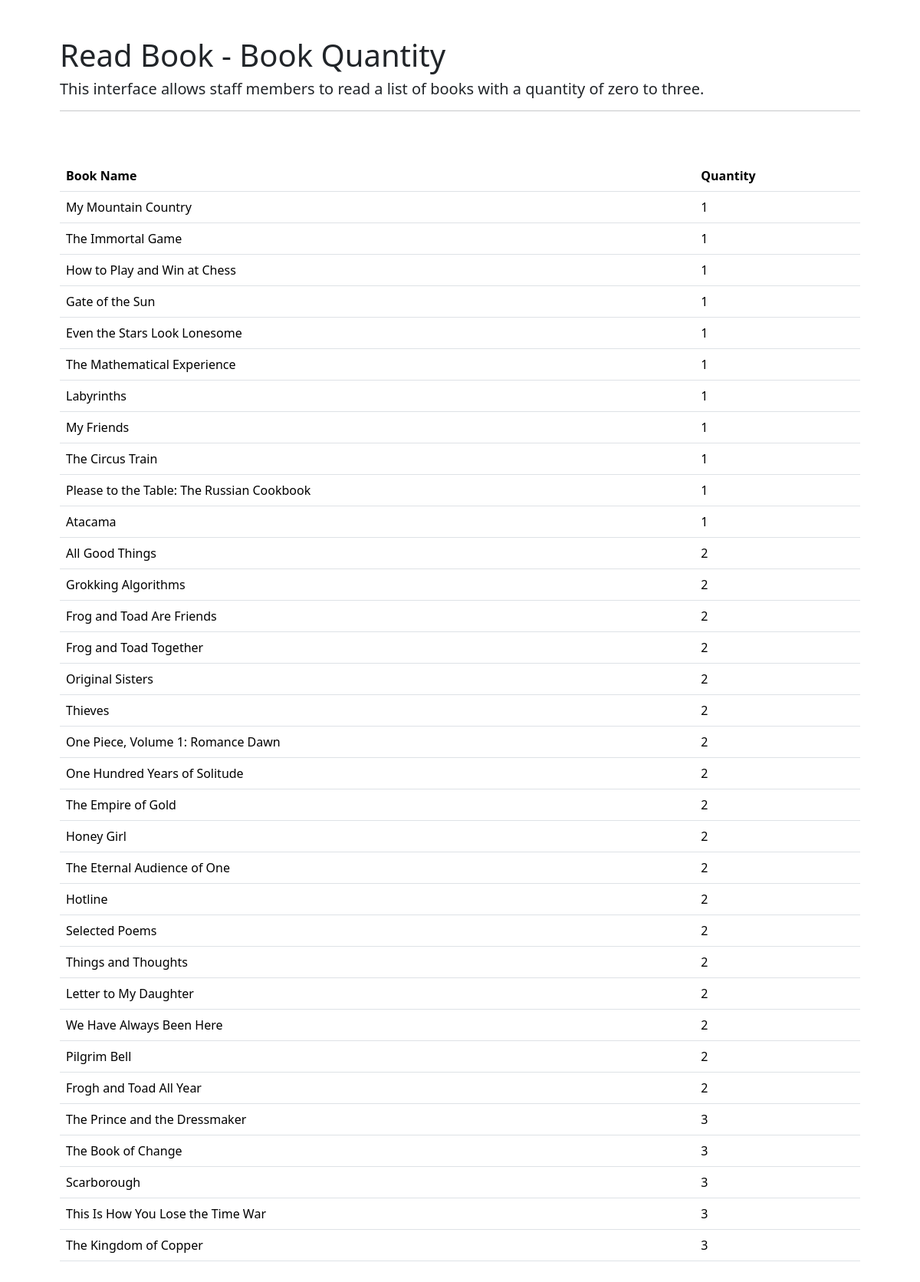
The page /final_project/additional/bookstore_count.php on the database its author committed.
### tables this page shows
CREATE TABLE book (
  book_id INT NOT NULL,
  book_name VARCHAR(200) NOT NULL,
  book_quantity INT,
  book_price DOUBLE,
  book_isbn VARCHAR(15),
  book_pub_date DATE,
  PRIMARY KEY (book_id)
);

### final_project/additional/bookstore_count.php (the view, shortened to what this page needs)
<?php
require_once '../connect.php';
$q1 = "SELECT book_name, book_quantity FROM book
HAVING book_quantity < 4
ORDER BY book_quantity";
$stmt = $conn->prepare($q1);
$stmt->execute($i);
?>
<!DOCTYPE HTML>
<html>
    <head>
         <link href="https://cdn.jsdelivr.net/npm/bootstrap@5.3.8/dist/css/bootstrap.min.css" rel="stylesheet">
    </head>
    <body>
    <div class="container p-5">
        <h1>Read Book - Book Quantity</h1>
        <h5>This interface allows staff members to read a list of books with a quantity of zero to three.</h5>
        <hr/>
        <br><br>
        <table class="table">
                <thead>
                    <tr>
                    <th>Book Name</th>
                    <th>Quantity</th>
                    </tr>
                </thead>
                <tbody>
                <?php
                    while($book = $stmt->fetch(PDO::FETCH_ASSOC)) { ?>
                    <tr>
                        <td><?php echo $book["book_name"];?></td>
                        <td><?php echo $book["book_quantity"];?></td>
                    </tr>
                <?php
                    } ?>
                </tbody>
                </table>
    </div>
    </body>
</html>

### rows shown on the page
book: book_name "My Mountain Country", book_quantity "1"
book: book_name "The Immortal Game", book_quantity "1"
book: book_name "How to Play and Win at Chess", book_quantity "1"
book: book_name "Gate of the Sun", book_quantity "1"
book: book_name "Even the Stars Look Lonesome", book_quantity "1"
book: book_name "The Mathematical Experience", book_quantity "1"
book: book_name "Labyrinths", book_quantity "1"
book: book_name "My Friends", book_quantity "1"
book: book_name "The Circus Train", book_quantity "1"
book: book_name "Please to the Table: The Russian Cookbook", book_quantity "1"
book: book_name "Atacama", book_quantity "1"
book: book_name "All Good Things", book_quantity "2"
book: book_name "Grokking Algorithms", book_quantity "2"
book: book_name "Frog and Toad Are Friends", book_quantity "2"
book: book_name "Frog and Toad Together", book_quantity "2"
book: book_name "Original Sisters", book_quantity "2"
book: book_name "Thieves", book_quantity "2"
book: book_name "One Piece, Volume 1: Romance Dawn", book_quantity "2"
book: book_name "One Hundred Years of Solitude", book_quantity "2"
book: book_name "The Empire of Gold", book_quantity "2"
book: book_name "Honey Girl", book_quantity "2"
book: book_name "The Eternal Audience of One", book_quantity "2"
book: book_name "Hotline", book_quantity "2"
book: book_name "Selected Poems", book_quantity "2"
book: book_name "Things and Thoughts", book_quantity "2"
book: book_name "Letter to My Daughter", book_quantity "2"
book: book_name "We Have Always Been Here", book_quantity "2"
book: book_name "Pilgrim Bell", book_quantity "2"
book: book_name "Frogh and Toad All Year", book_quantity "2"
book: book_name "The Prince and the Dressmaker", book_quantity "3"
book: book_name "The Book of Change", book_quantity "3"
book: book_name "Scarborough", book_quantity "3"
book: book_name "This Is How You Lose the Time War", book_quantity "3"
book: book_name "The Kingdom of Copper", book_quantity "3"
